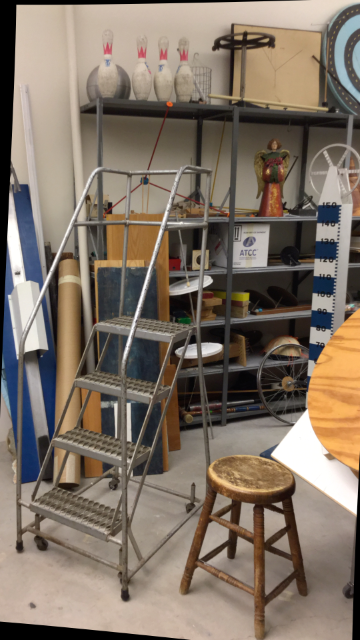
//> input picture CV2_StereoSGBM/stereovision/im0.png, 360 x 640 px
$ ./stereovision   (built with g++ and OpenCV 4)
//> lines starting //> are read from the running program, lines starting //| are printed output that depends on the picture
// [58 lines of commented-out code are left out]

#include <opencv2/opencv.hpp>
#include <iostream>

int main() {
    // Load the two images
    cv::Mat imgL = cv::imread("im0.png", cv::IMREAD_GRAYSCALE);
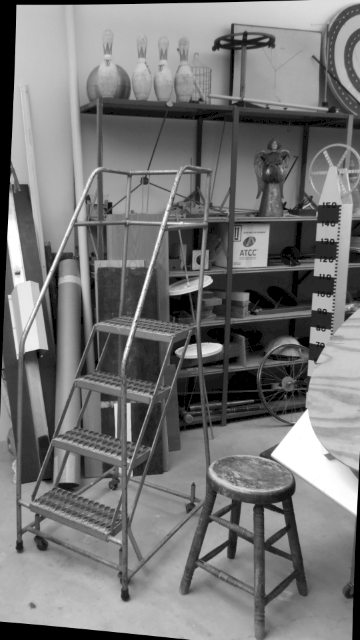
//> imgL: 640 rows x 360 cols, CV_8UC1; min 0, max 255, mean 117.9
    cv::Mat imgR = cv::imread("im1.png", cv::IMREAD_GRAYSCALE);
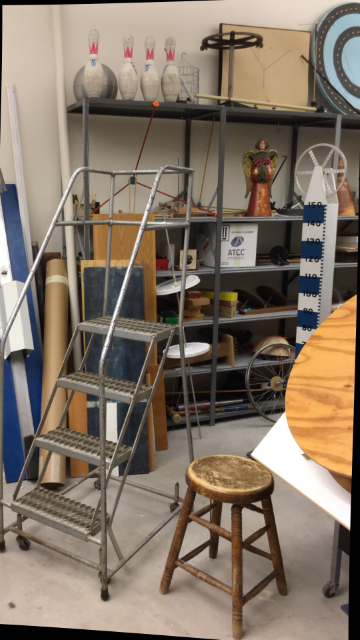
//> input picture CV2_StereoSGBM/stereovision/im1.png, 360 x 640 px
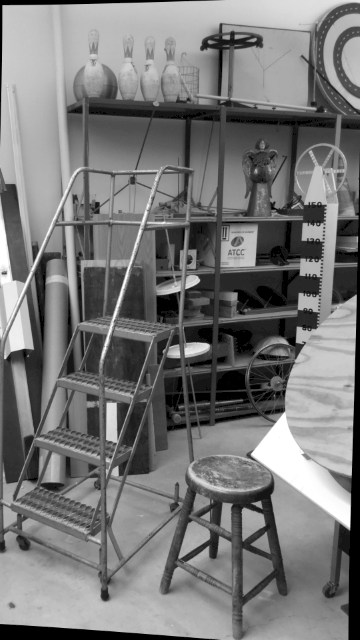
//> imgR: 640 rows x 360 cols, CV_8UC1; min 0, max 255, mean 119.5

    if (imgL.empty() || imgR.empty()) {
        std::cerr << "Error reading images!" << std::endl;
        return -1;
    }

    // Parameters for SGBM
    int numDisparities = 16 * 5;  // must be divisible by 16
    int blockSize = 11;

    // Create the SGBM object
    cv::Ptr<cv::StereoSGBM> sgbm = cv::StereoSGBM::create(0, numDisparities, blockSize);
    sgbm->setP1(8 * imgL.channels() * blockSize * blockSize);
    sgbm->setP2(32 * imgL.channels() * blockSize * blockSize);
    sgbm->setPreFilterCap(63);
    sgbm->setUniquenessRatio(10);
    sgbm->setSpeckleWindowSize(100);
    sgbm->setSpeckleRange(32);
    sgbm->setDisp12MaxDiff(1);
    sgbm->setMode(cv::StereoSGBM::MODE_SGBM);

    // Time measurement start
    cv::TickMeter tm;
    tm.start();

    // Compute the disparity map
    cv::Mat disparity;
    sgbm->compute(imgL, imgR, disparity);
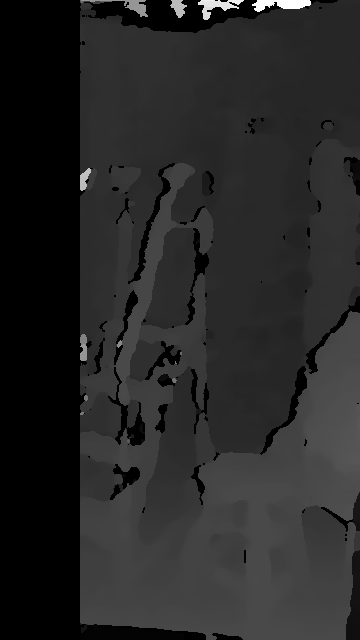
//> disparity: 640 rows x 360 cols, CV_16SC1; min -16, max 1264, mean 182.1; drawn with min black and max white

    // Time measurement stop
    tm.stop();
    std::cout << "StereoVision Depth Map(OpenCV) Time for Excution: " << tm.getTimeMilli() << " ms" << std::endl;

    // Normalize the disparity map for visualization
    cv::Mat disp8;
    disparity.convertTo(disp8, CV_8U, 255 / (numDisparities * 16.));

    // Apply a color map to the disparity map
    cv::Mat dispColor;
    applyColorMap(disp8, dispColor, cv::COLORMAP_JET);
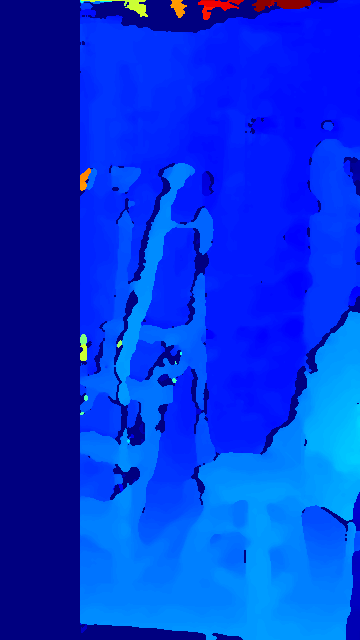
//> dispColor: 640 rows x 360 cols, CV_8UC3; mean B, G, R 218.4, 51.7, 1.4

    // Display the images and disparity map
    cv::imshow("Left Image", imgL);
    cv::imshow("Right Image", imgR);
    cv::imshow("Disparity Map", dispColor);

    // Save the disparity map
    cv::imwrite("output_img.png", dispColor);

    cv::waitKey(0);
    return 0;
}
